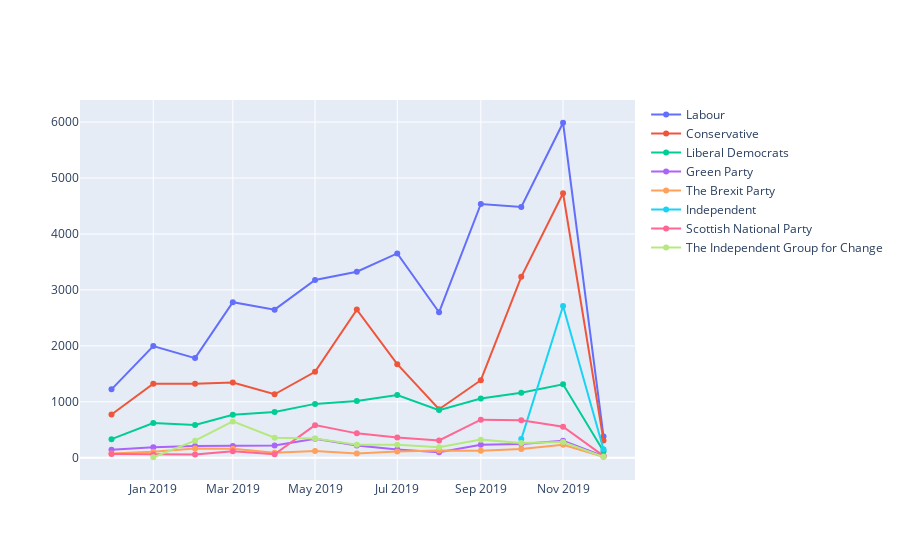

Notebook source saved alongside this figure:
### Code cell
plot_party_sentiment("dataset/ppc_accounts_timeline_year_sentiment.csv",'M')

### Figure 1 — Plotly figure (JSON) as saved in the notebook; plotly's stock layout.template omitted (floating-point values rounded to 4 significant figures)
{"data": [{"name": "Labour", "type": "scatter", "x": ["2018-12", "2019-01", "2019-02", "2019-03", "2019-04", "2019-05", "2019-06", "2019-07", "2019-08", "2019-09", "2019-10", "2019-11", "2019-12"], "y": [1223, 1996, 1781, 2781, 2647, 3178, 3326, 3652, 2600, 4536, 4481, 5988, 382]}, {"name": "Conservative", "type": "scatter", "x": ["2018-12", "2019-01", "2019-02", "2019-03", "2019-04", "2019-05", "2019-06", "2019-07", "2019-08", "2019-09", "2019-10", "2019-11", "2019-12"], "y": [772, 1323, 1325, 1346, 1135, 1537, 2648, 1673, 866, 1386, 3234, 4728, 310]}, {"name": "Liberal Democrats", "type": "scatter", "x": ["2018-12", "2019-01", "2019-02", "2019-03", "2019-04", "2019-05", "2019-06", "2019-07", "2019-08", "2019-09", "2019-10", "2019-11", "2019-12"], "y": [332, 619, 587, 767, 816, 963, 1016, 1121, 852, 1059, 1163, 1312, 115]}, {"name": "Green Party", "type": "scatter", "x": ["2018-12", "2019-01", "2019-02", "2019-03", "2019-04", "2019-05", "2019-06", "2019-07", "2019-08", "2019-09", "2019-10", "2019-11", "2019-12"], "y": [143, 187, 212, 211, 221, 341, 217, 149, 97, 234, 245, 305, 29]}, {"name": "The Brexit Party", "type": "scatter", "x": ["2018-12", "2019-01", "2019-02", "2019-03", "2019-04", "2019-05", "2019-06", "2019-07", "2019-08", "2019-09", "2019-10", "2019-11", "2019-12"], "y": [74, 108, 166, 163, 91, 122, 75, 114, 131, 127, 156, 231, 18]}, {"name": "Independent", "type": "scatter", "x": ["2019-10", "2019-11", "2019-12"], "y": [333, 2712, 151]}, {"name": "Scottish National Party", "type": "scatter", "x": ["2018-12", "2019-01", "2019-02", "2019-03", "2019-04", "2019-05", "2019-06", "2019-07", "2019-08", "2019-09", "2019-10", "2019-11", "2019-12"], "y": [65, 58, 56, 115, 63, 583, 436, 363, 310, 680, 669, 555, 34]}, {"name": "The Independent Group for Change", "type": "scatter", "x": ["2019-01", "2019-02", "2019-03", "2019-04", "2019-05", "2019-06", "2019-07", "2019-08", "2019-09", "2019-10", "2019-11", "2019-12"], "y": [9, 306, 649, 357, 345, 234, 234, 187, 324, 265, 282, 16]}], "layout": {}}
